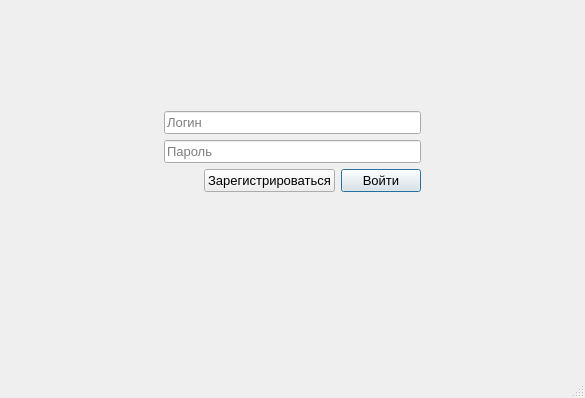
<?xml version="1.0" encoding="UTF-8"?>
<ui version="4.0">
 <class>AuthorizationWindow</class>
 <widget class="QMainWindow" name="AuthorizationWindow">
  <property name="geometry">
   <rect>
    <x>0</x>
    <y>0</y>
    <width>585</width>
    <height>398</height>
   </rect>
  </property>
  <property name="windowTitle">
   <string>AuthorizationWindow</string>
  </property>
  <widget class="QWidget" name="centralwidget">
   <layout class="QHBoxLayout" name="horizontalLayout_2">
    <item>
     <spacer name="horizontalSpacer_2">
      <property name="orientation">
       <enum>Qt::Orientation::Horizontal</enum>
      </property>
      <property name="sizeHint" stdset="0">
       <size>
        <width>40</width>
        <height>20</height>
       </size>
      </property>
     </spacer>
    </item>
    <item>
     <widget class="QGroupBox" name="authorizationGroupBox">
      <property name="styleSheet">
       <string notr="true">QGroupBox{border-style: none;}</string>
      </property>
      <property name="title">
       <string/>
      </property>
      <layout class="QVBoxLayout" name="verticalLayout_2">
       <item>
        <layout class="QVBoxLayout" name="verticalLayout">
         <item>
          <spacer name="verticalSpacer">
           <property name="orientation">
            <enum>Qt::Orientation::Vertical</enum>
           </property>
           <property name="sizeHint" stdset="0">
            <size>
             <width>20</width>
             <height>40</height>
            </size>
           </property>
          </spacer>
         </item>
         <item>
          <widget class="QLineEdit" name="loginLineEdit">
           <property name="font">
            <font>
             <pointsize>10</pointsize>
            </font>
           </property>
           <property name="placeholderText">
            <string>Логин</string>
           </property>
          </widget>
         </item>
         <item>
          <widget class="QLineEdit" name="passwordLineEdit">
           <property name="font">
            <font>
             <pointsize>10</pointsize>
            </font>
           </property>
           <property name="inputMethodHints">
            <set>Qt::InputMethodHint::ImhHiddenText|Qt::InputMethodHint::ImhNoAutoUppercase|Qt::InputMethodHint::ImhNoPredictiveText|Qt::InputMethodHint::ImhSensitiveData</set>
           </property>
           <property name="echoMode">
            <enum>QLineEdit::EchoMode::Password</enum>
           </property>
           <property name="placeholderText">
            <string>Пароль</string>
           </property>
          </widget>
         </item>
        </layout>
       </item>
       <item>
        <layout class="QHBoxLayout" name="horizontalLayout">
         <item>
          <spacer name="horizontalSpacer">
           <property name="orientation">
            <enum>Qt::Orientation::Horizontal</enum>
           </property>
           <property name="sizeHint" stdset="0">
            <size>
             <width>40</width>
             <height>20</height>
            </size>
           </property>
          </spacer>
         </item>
         <item>
          <widget class="QPushButton" name="signUpButton">
           <property name="sizePolicy">
            <sizepolicy hsizetype="Expanding" vsizetype="Fixed">
             <horstretch>0</horstretch>
             <verstretch>0</verstretch>
            </sizepolicy>
           </property>
           <property name="font">
            <font>
             <pointsize>10</pointsize>
            </font>
           </property>
           <property name="text">
            <string>Зарегистрироваться</string>
           </property>
           <property name="iconSize">
            <size>
             <width>16</width>
             <height>16</height>
            </size>
           </property>
           <property name="flat">
            <bool>false</bool>
           </property>
          </widget>
         </item>
         <item>
          <widget class="QPushButton" name="signInButton">
           <property name="sizePolicy">
            <sizepolicy hsizetype="Expanding" vsizetype="Fixed">
             <horstretch>0</horstretch>
             <verstretch>5</verstretch>
            </sizepolicy>
           </property>
           <property name="font">
            <font>
             <family>Segoe UI</family>
             <pointsize>10</pointsize>
            </font>
           </property>
           <property name="text">
            <string>Войти</string>
           </property>
           <property name="iconSize">
            <size>
             <width>16</width>
             <height>16</height>
            </size>
           </property>
           <property name="autoDefault">
            <bool>true</bool>
           </property>
           <property name="default">
            <bool>true</bool>
           </property>
           <property name="flat">
            <bool>false</bool>
           </property>
          </widget>
         </item>
        </layout>
       </item>
       <item>
        <widget class="QLabel" name="infoLabel">
         <property name="font">
          <font>
           <pointsize>10</pointsize>
          </font>
         </property>
         <property name="styleSheet">
          <string notr="true"/>
         </property>
         <property name="text">
          <string/>
         </property>
        </widget>
       </item>
       <item>
        <spacer name="verticalSpacer_2">
         <property name="orientation">
          <enum>Qt::Orientation::Vertical</enum>
         </property>
         <property name="sizeHint" stdset="0">
          <size>
           <width>20</width>
           <height>40</height>
          </size>
         </property>
        </spacer>
       </item>
      </layout>
     </widget>
    </item>
    <item>
     <spacer name="horizontalSpacer_3">
      <property name="orientation">
       <enum>Qt::Orientation::Horizontal</enum>
      </property>
      <property name="sizeHint" stdset="0">
       <size>
        <width>40</width>
        <height>20</height>
       </size>
      </property>
     </spacer>
    </item>
   </layout>
  </widget>
  <widget class="QMenuBar" name="menubar">
   <property name="geometry">
    <rect>
     <x>0</x>
     <y>0</y>
     <width>585</width>
     <height>21</height>
    </rect>
   </property>
  </widget>
  <widget class="QStatusBar" name="statusbar"/>
 </widget>
 <resources/>
 <connections/>
</ui>
